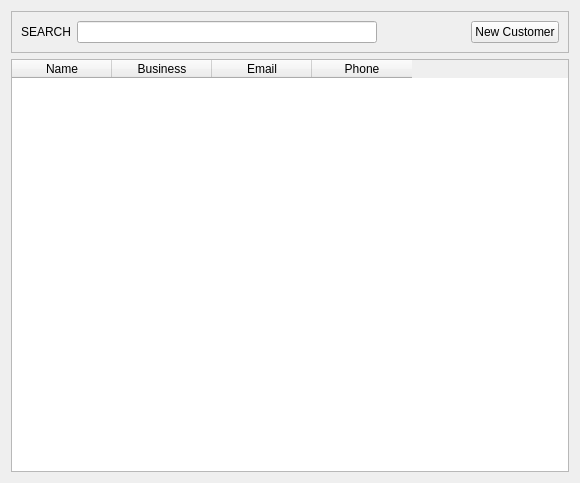
<?xml version="1.0" encoding="UTF-8"?>
<ui version="4.0">
 <class>Contacts_Customer</class>
 <widget class="QWidget" name="Contacts_Customer">
  <property name="geometry">
   <rect>
    <x>0</x>
    <y>0</y>
    <width>580</width>
    <height>483</height>
   </rect>
  </property>
  <property name="sizePolicy">
   <sizepolicy hsizetype="Expanding" vsizetype="Expanding">
    <horstretch>0</horstretch>
    <verstretch>0</verstretch>
   </sizepolicy>
  </property>
  <property name="windowTitle">
   <string>Customers</string>
  </property>
  <layout class="QVBoxLayout" name="verticalLayout">
   <item>
    <widget class="QFrame" name="ContactsWindow">
     <property name="frameShape">
      <enum>QFrame::Shape::StyledPanel</enum>
     </property>
     <property name="frameShadow">
      <enum>QFrame::Shadow::Raised</enum>
     </property>
     <layout class="QHBoxLayout" name="horizontalLayout">
      <item>
       <widget class="QLabel" name="label">
        <property name="text">
         <string>SEARCH</string>
        </property>
       </widget>
      </item>
      <item>
       <widget class="QLineEdit" name="CustomerSearch_Field">
        <property name="sizePolicy">
         <sizepolicy hsizetype="Preferred" vsizetype="Fixed">
          <horstretch>0</horstretch>
          <verstretch>0</verstretch>
         </sizepolicy>
        </property>
        <property name="minimumSize">
         <size>
          <width>300</width>
          <height>0</height>
         </size>
        </property>
        <property name="maximumSize">
         <size>
          <width>400</width>
          <height>16777215</height>
         </size>
        </property>
       </widget>
      </item>
      <item>
       <spacer name="horizontalSpacer">
        <property name="orientation">
         <enum>Qt::Orientation::Horizontal</enum>
        </property>
        <property name="sizeHint" stdset="0">
         <size>
          <width>40</width>
          <height>20</height>
         </size>
        </property>
       </spacer>
      </item>
      <item>
       <widget class="QPushButton" name="NewCustomer_Button">
        <property name="maximumSize">
         <size>
          <width>300</width>
          <height>16777215</height>
         </size>
        </property>
        <property name="text">
         <string>New Customer</string>
        </property>
       </widget>
      </item>
     </layout>
    </widget>
   </item>
   <item>
    <widget class="QTableWidget" name="clientsTableWidget">
     <property name="maximumSize">
      <size>
       <width>16777215</width>
       <height>16777215</height>
      </size>
     </property>
     <column>
      <property name="text">
       <string>Name</string>
      </property>
     </column>
     <column>
      <property name="text">
       <string>Business</string>
      </property>
     </column>
     <column>
      <property name="text">
       <string>Email</string>
      </property>
     </column>
     <column>
      <property name="text">
       <string>Phone</string>
      </property>
     </column>
    </widget>
   </item>
  </layout>
 </widget>
 <resources/>
 <connections/>
</ui>
